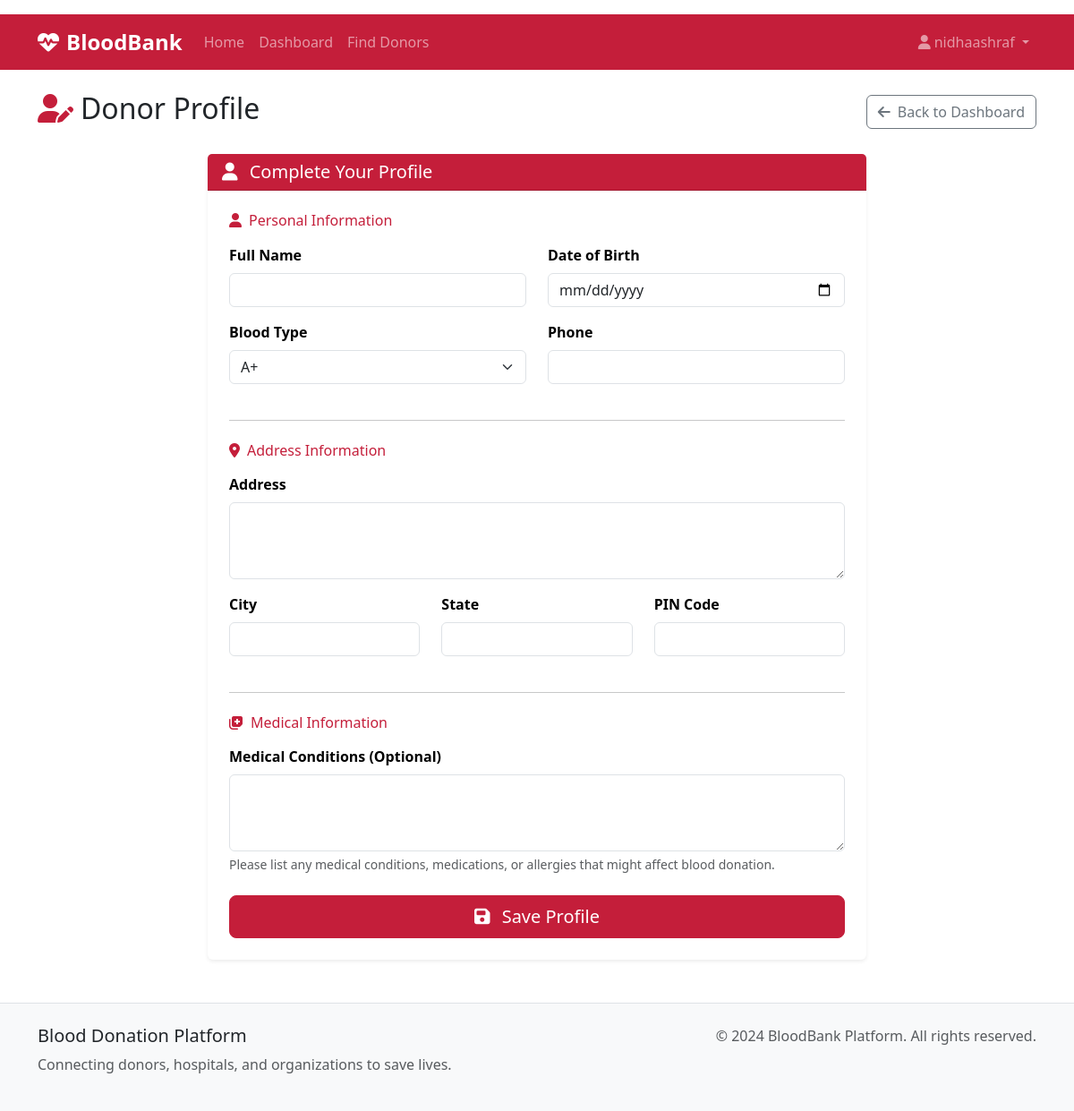
Page /donor/profile (signed in) on the earlier database version.
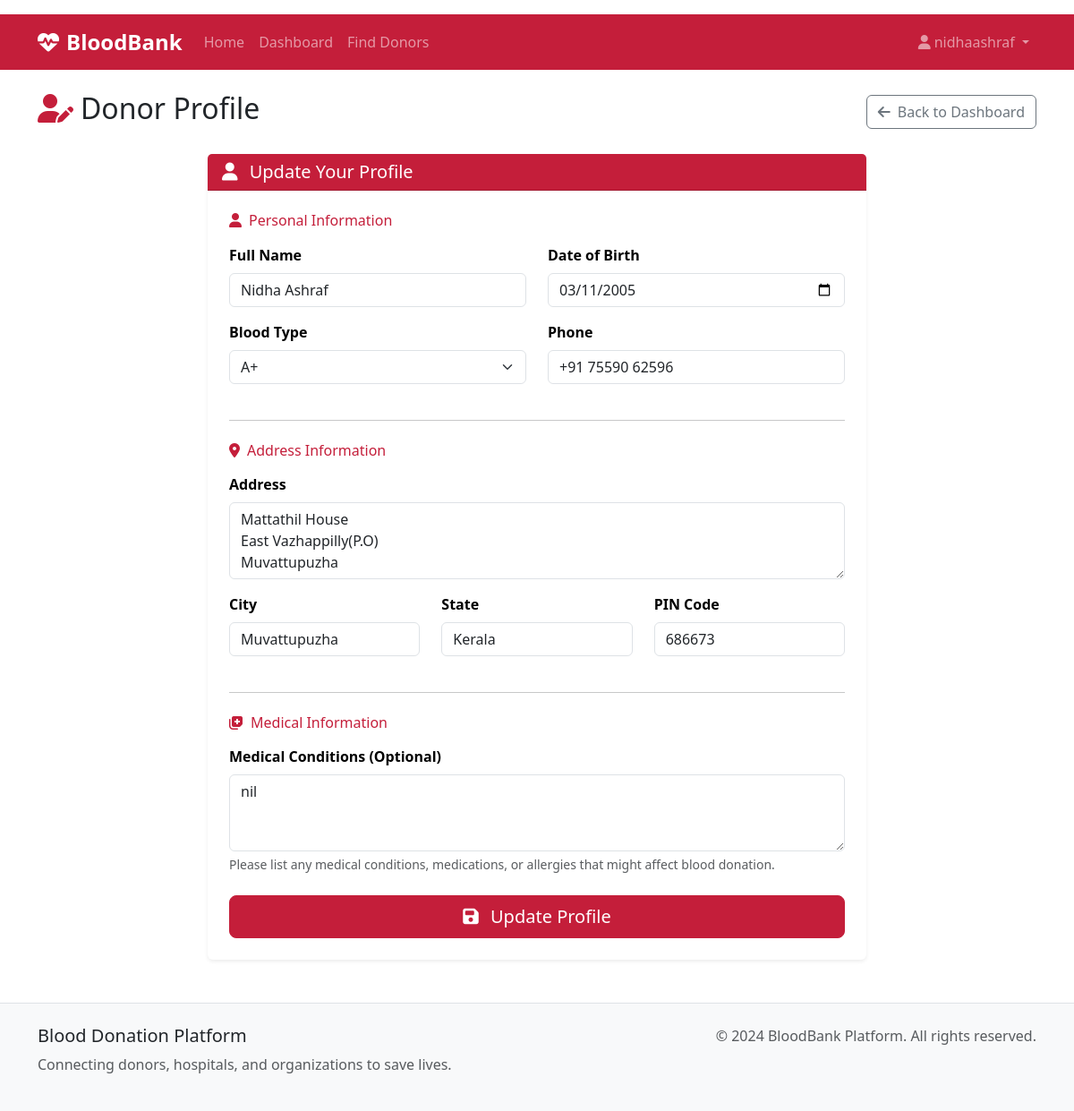
Same page on the later database version.
### models.py (models this page shows, shortened)
class User(db.Model):
    id = db.Column(db.Integer, primary_key=True)
    username = db.Column(db.String(80), unique=True, nullable=False)
    email = db.Column(db.String(120), unique=True, nullable=False)
    password_hash = db.Column(db.String(256), nullable=False)
    role = db.Column(db.String(20), nullable=False)  # donor, hospital, organization, admin
    created_at = db.Column(db.DateTime, default=datetime.utcnow)
    is_active = db.Column(db.Boolean, default=True)
    donor_profile = db.relationship('DonorProfile', backref='user', uselist=False)
    hospital_profile = db.relationship('HospitalProfile', backref='user', uselist=False)
    organization_profile = db.relationship('OrganizationProfile', backref='user', uselist=False)

class DonorProfile(db.Model):
    id = db.Column(db.Integer, primary_key=True)
    user_id = db.Column(db.Integer, db.ForeignKey('user.id'), nullable=False)
    full_name = db.Column(db.String(100), nullable=False)
    blood_type = db.Column(db.String(5), nullable=False)  # A+, A-, B+, B-, AB+, AB-, O+, O-
    phone = db.Column(db.String(20), nullable=False)
    address = db.Column(db.Text, nullable=False)
    city = db.Column(db.String(50), nullable=False)
    state = db.Column(db.String(50), nullable=False)
    zip_code = db.Column(db.String(10), nullable=False)
    date_of_birth = db.Column(db.Date, nullable=False)
    last_donation_date = db.Column(db.Date)
    medical_conditions = db.Column(db.Text)
    is_available = db.Column(db.Boolean, default=True)
    donations = db.relationship('Donation', backref='donor')

### routes.py (the view, shortened to what this page needs)
@app.route('/donor/profile', methods=['GET', 'POST'])
@role_required(['donor'])
def donor_profile():
    user = get_current_user()
    profile = get_user_profile(user)
    form = DonorProfileForm()
    if profile:
        form.full_name.data = profile.full_name
        form.blood_type.data = profile.blood_type
        form.phone.data = profile.phone
        form.address.data = profile.address
        form.city.data = profile.city
        form.state.data = profile.state
        form.zip_code.data = profile.zip_code
        form.date_of_birth.data = profile.date_of_birth
        form.medical_conditions.data = profile.medical_conditions
    return render_template('donor/profile.html', form=form, profile=profile)

### forms.py
class DonorProfileForm(FlaskForm):
    full_name = StringField('Full Name', validators=[DataRequired(), Length(max=100)])
    blood_type = SelectField('Blood Type',
                           choices=[('A+', 'A+'), ('A-', 'A-'), ('B+', 'B+'), ('B-', 'B-'),
                                   ('AB+', 'AB+'), ('AB-', 'AB-'), ('O+', 'O+'), ('O-', 'O-')],
                           validators=[DataRequired()])
    phone = StringField('Phone', validators=[DataRequired(), Length(max=20)])
    address = TextAreaField('Address', validators=[DataRequired()])
    city = StringField('City', validators=[DataRequired(), Length(max=50)])
    state = StringField('State', validators=[DataRequired(), Length(max=50)])
    zip_code = StringField('PIN Code', validators=[DataRequired(), Length(max=10)])
    date_of_birth = DateField('Date of Birth', validators=[DataRequired()])
    medical_conditions = TextAreaField('Medical Conditions (Optional)')

### utils.py (called while the page is built)
def role_required(roles):
    def decorator(f):
        @wraps(f)
        def decorated_function(*args, **kwargs):
            if 'user_id' not in session:
                flash('Please log in to access this page.', 'warning')
                return redirect(url_for('login'))
            user = User.query.get(session['user_id'])
            if not user or user.role not in roles:
                flash('You do not have permission to access this page.',
                      'error')
                return redirect(url_for('dashboard'))
            return f(*args, **kwargs)
        return decorated_function
    return decorator

def get_current_user():
    if 'user_id' in session:
        return User.query.get(session['user_id'])
    return None

def get_user_profile(user):
    if user.role == 'donor':
        return DonorProfile.query.filter_by(user_id=user.id).first()
    elif user.role == 'hospital':
        return HospitalProfile.query.filter_by(user_id=user.id).first()
    elif user.role == 'organization':
        return OrganizationProfile.query.filter_by(user_id=user.id).first()
    return None

### templates/donor/profile.html (shortened to what this page needs)
{% extends "base.html" %}
{% block content %}
<div class="d-flex justify-content-between align-items-center mb-4">
    <h2><i class="fas fa-user-edit me-2 text-medical"></i>Donor Profile</h2>
    <a href="{{ url_for('donor_dashboard') }}" class="btn btn-outline-secondary">
        <i class="fas fa-arrow-left me-2"></i>Back to Dashboard
    </a>
</div>
<div class="row justify-content-center">
    <div class="col-lg-8">
        <div class="card border-0 shadow-sm">
            <div class="card-header bg-medical text-white">
                <h5 class="mb-0">
                    <i class="fas fa-user me-2"></i>
                    {% if profile %}Update Your Profile{% else %}Complete Your Profile{% endif %}
                </h5>
            </div>
            <div class="card-body p-4">
                <form method="POST">
                    <h6 class="text-medical mb-3"><i class="fas fa-user me-2"></i>Personal Information</h6>
                    <div class="row">
                        <div class="col-md-6 mb-3">
                            {{ form.full_name.label(class="form-label") }}
                            {{ form.full_name(class="form-control" + (" is-invalid" if form.full_name.errors else "")) }}
                        </div>
                        <div class="col-md-6 mb-3">
                            {{ form.date_of_birth.label(class="form-label") }}
                            {{ form.date_of_birth(class="form-control" + (" is-invalid" if form.date_of_birth.errors else "")) }}
                        </div>
                    </div>
                    <div class="row">
                        <div class="col-md-6 mb-3">
                            {{ form.blood_type.label(class="form-label") }}
                            {{ form.blood_type(class="form-select" + (" is-invalid" if form.blood_type.errors else "")) }}
                        </div>
                        <div class="col-md-6 mb-3">
                            {{ form.phone.label(class="form-label") }}
                            {{ form.phone(class="form-control" + (" is-invalid" if form.phone.errors else "")) }}
                        </div>
                    </div>
                    <hr class="my-4">
                    <h6 class="text-medical mb-3"><i class="fas fa-map-marker-alt me-2"></i>Address Information</h6>
                    <div class="mb-3">
                        {{ form.address.label(class="form-label") }}
                        {{ form.address(class="form-control" + (" is-invalid" if form.address.errors else ""), rows="3") }}
                    </div>
                    <div class="row">
                        <div class="col-md-4 mb-3">
                            {{ form.city.label(class="form-label") }}
                            {{ form.city(class="form-control" + (" is-invalid" if form.city.errors else "")) }}
                        </div>
                        <div class="col-md-4 mb-3">
                            {{ form.state.label(class="form-label") }}
                            {{ form.state(class="form-control" + (" is-invalid" if form.state.errors else "")) }}
                        </div>
                        <div class="col-md-4 mb-3">
                            {{ form.zip_code.label(class="form-label") }}
                            {{ form.zip_code(class="form-control" + (" is-invalid" if form.zip_code.errors else "")) }}
                        </div>
                    </div>
                    <hr class="my-4">
                    <h6 class="text-medical mb-3"><i class="fas fa-notes-medical me-2"></i>Medical Information</h6>
                    <div class="mb-4">
                        {{ form.medical_conditions.label(class="form-label") }}
                        {{ form.medical_conditions(class="form-control" + (" is-invalid" if form.medical_conditions.errors else ""), rows="3") }}
                        <div class="form-text">
                            Please list any medical conditions, medications, or allergies that might affect blood donation.
                        </div>
                    </div>
                    <div class="d-grid">
                        <button type="submit" class="btn btn-medical btn-lg">
                            <i class="fas fa-save me-2"></i>
                            {% if profile %}Update Profile{% else %}Save Profile{% endif %}
                        </button>
                    </div>
                </form>
            </div>
        </div>
    </div>
</div>
{% endblock %}

### templates/base.html (shortened to what this page needs)
<!DOCTYPE html>
<html lang="en">
<head>
    <link href="https://cdn.jsdelivr.net/npm/bootstrap@5.3.0/dist/css/bootstrap.min.css" rel="stylesheet">
    <link href="https://cdnjs.cloudflare.com/ajax/libs/font-awesome/6.4.0/css/all.min.css" rel="stylesheet">
    <link href="{{ url_for('static', filename='css/styles.css') }}" rel="stylesheet">
</head>
<body>
    <nav class="navbar navbar-expand-lg navbar-dark bg-medical">
        <div class="container">
            <a class="navbar-brand" href="{{ url_for('index') }}">
                <i class="fas fa-heartbeat me-2"></i>BloodBank
            </a>
            <div class="collapse navbar-collapse" id="navbarNav">
                <ul class="navbar-nav me-auto">
                    <li class="nav-item">
                        <a class="nav-link" href="{{ url_for('index') }}">Home</a>
                    </li>
                    {% if session.user_id %}
                        <li class="nav-item">
                            <a class="nav-link" href="{{ url_for('dashboard') }}">Dashboard</a>
                        </li>
                        <li class="nav-item">
                            <a class="nav-link" href="{{ url_for('search_donors') }}">Find Donors</a>
                        </li>
                    {% endif %}
                </ul>
                <ul class="navbar-nav">
                    {% if session.user_id %}
                        <li class="nav-item dropdown">
                            <a class="nav-link dropdown-toggle" href="#" id="navbarDropdown" role="button" data-bs-toggle="dropdown">
                                <i class="fas fa-user me-1"></i>{{ session.username }}
                            </a>
                        </li>
                    {% endif %}
                </ul>
            </div>
        </div>
    </nav>
    <main class="container mt-4">
        {% block content %}{% endblock %}
    </main>
    <footer class="bg-light mt-5 py-4">
        <div class="container">
            <div class="row">
                <div class="col-md-6">
                    <h5>Blood Donation Platform</h5>
                    <p class="text-muted">Connecting donors, hospitals, and organizations to save lives.</p>
                </div>
                <div class="col-md-6 text-md-end">
                    <p class="text-muted">&copy; 2024 BloodBank Platform. All rights reserved.</p>
                </div>
            </div>
        </div>
    </footer>
</body>
</html>

### static/css/styles.css (style rules this page uses)
:root { --medical-primary: #c41e3a; --medical-secondary: #8b0000; --medical-light: #f8f9fa; --medical-dark: #343a40; --medical-accent: #28a745; --medical-warning: #ffc107; --medical-info: #17a2b8; }
.bg-medical { background-color: var(--medical-primary) !important; }
.text-medical { color: var(--medical-primary) !important; }
.btn-medical { background-color: var(--medical-primary); border-color: var(--medical-primary); color: white; }
.card { transition: transform 0.2s ease-in-out, box-shadow 0.2s ease-in-out; }
.navbar-dark .navbar-brand { font-weight: 700; font-size: 1.5rem; }
.navbar-dark .navbar-nav .nav-link { font-weight: 500; transition: color 0.2s ease-in-out; }
.form-label { font-weight: 600; color: #000 !important; margin-bottom: 0.5rem; }
footer { margin-top: auto; border-top: 1px solid #dee2e6; }

Differences in the rows shown:
added DonorProfile: full_name "Nidha Ashraf", date_of_birth "03/11/2005", blood_type "A+", phone "+91 75590 62596", address "Mattathil House East Vazhappilly(P.O) Muvattupuzha", city "Muvattupuzha", state "Kerala", zip_code "686673", medical_conditions "nil"
Other differences:
form field blood_type: "A+" → (not shown)
text no longer shown: "Complete Your Profile Save Profile"
text now shown: "Update Your Profile Update Profile"
